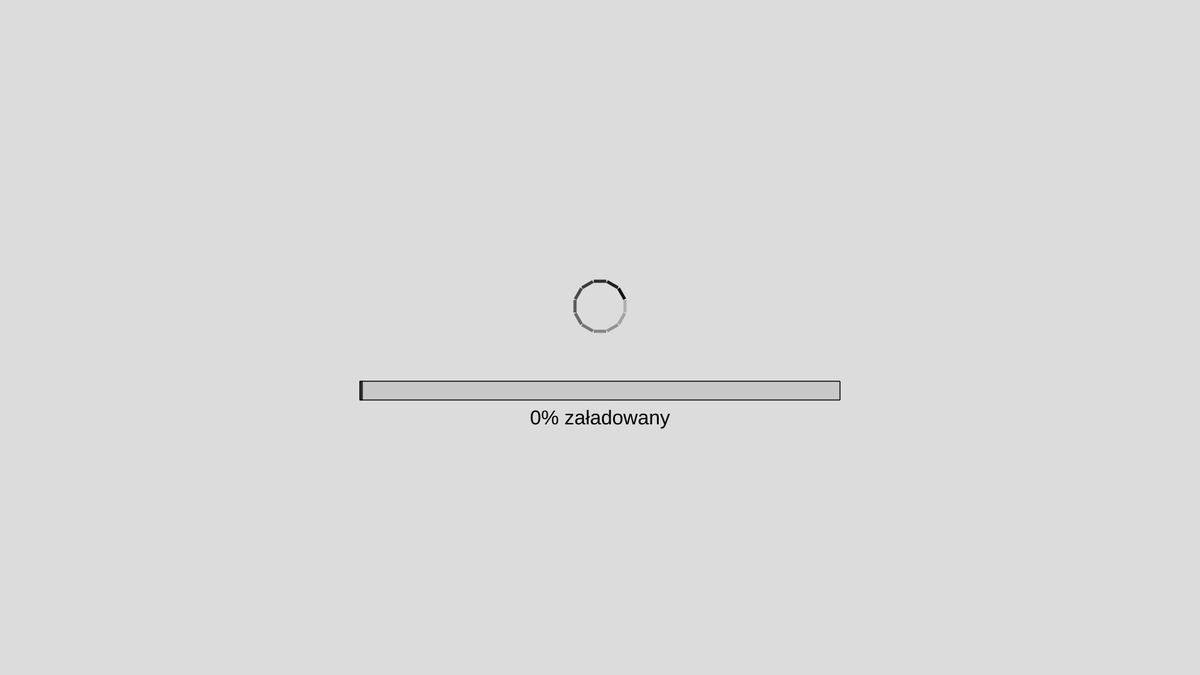
Frame 1 (no input)
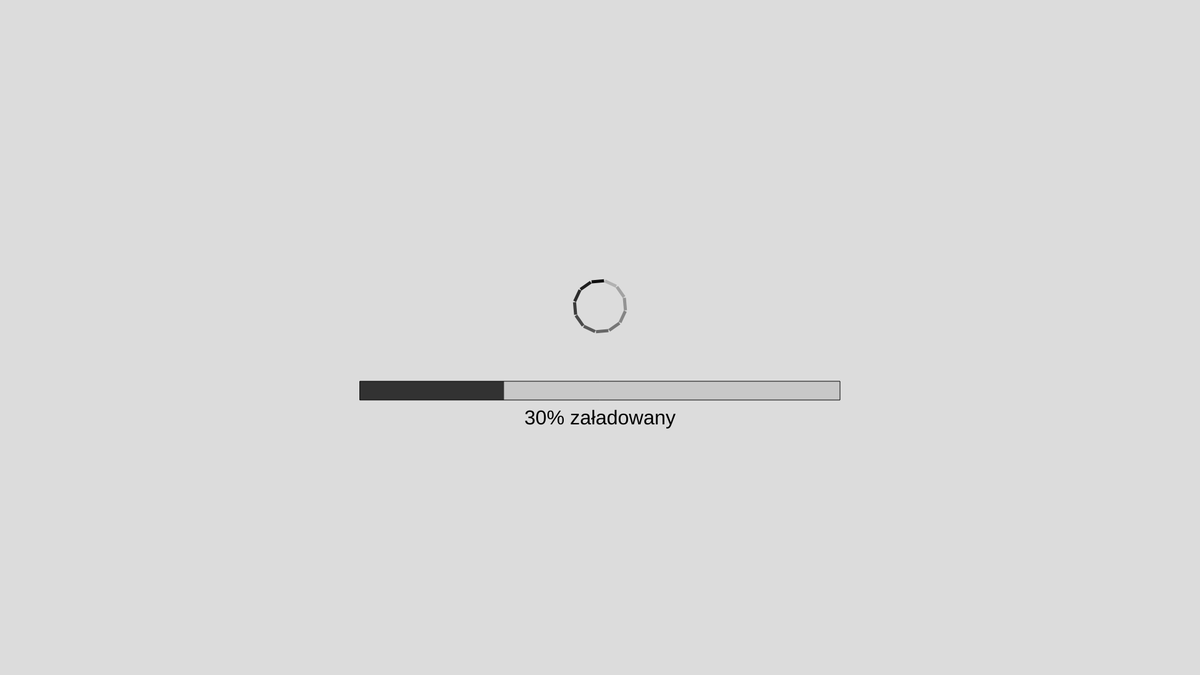
Frame 60 (no input)
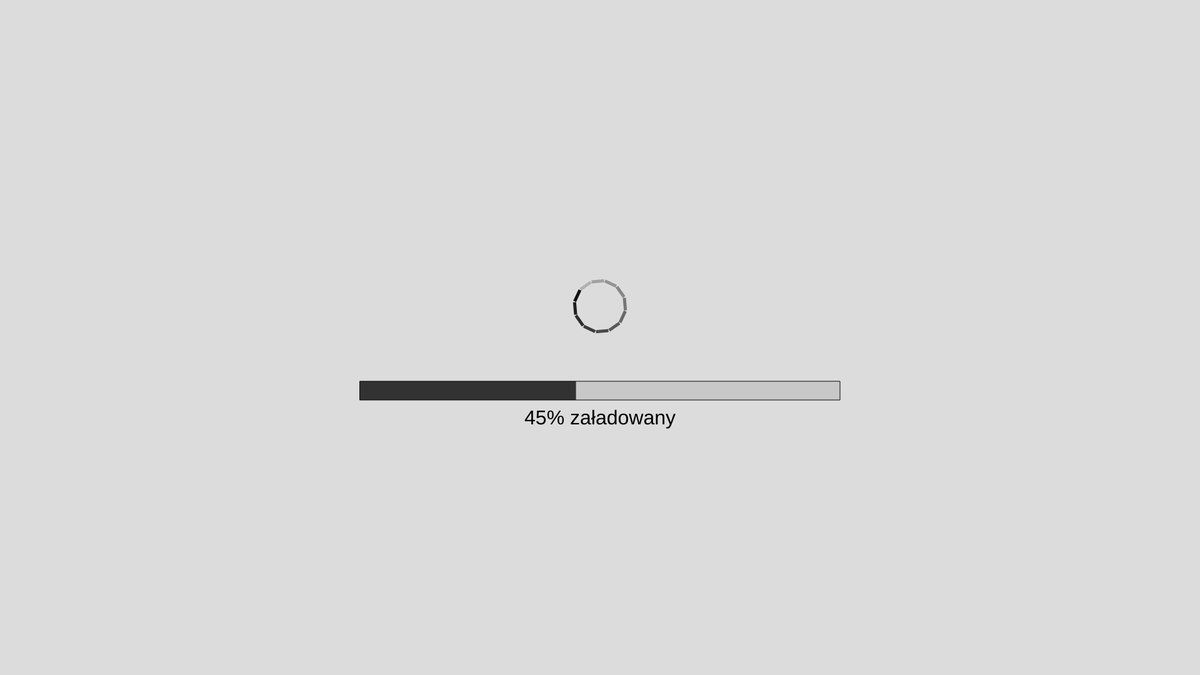
Frame 120 (the mouse pressed at the canvas centre since frame 60)

The p5.js sketch that drew these frames (run headless with seeded random() and noise() and a simulated clock; from frame 60 on, the mouse is pressed at the canvas centre):

// p5.js sketch
// ── sketch.js
let progress = 0; // Początkowy poziom postępu
let angle = 0; // Początkowy kąt dla animacji kropek
let delayCounter = 0; // Licznik do opóźnień
let showMessageCounter = 0; // Licznik do wyświetlenia wiadomości
let showMessage = false; // Flaga do kontrolowania wyświetlania wiadomości

function setup() {
  createCanvas(1920, 1080);
  frameRate(30); // Ustawienie szybkości klatek
  angleMode(DEGREES); // Ustawienie trybu kąta na stopnie
}

function draw() {
  background(220);
  
  // Aktualizacja postępu z opóźnieniami na 45%, 62% i 87%
  if (progress < 99) {
    if (progress === 45 || progress === 62 || progress === 87) {
      delayCounter++;
      if (delayCounter > 60) { // Opóźnienie na 2 sekundy (60 klatek)
        progress++;
        delayCounter = 0;
      }
    } else {
      progress += 0.5; // Zwiększenie postępu co 0.5 aby animacja trwała dłużej
    }
  } else {
    showMessageCounter++;
    if (showMessageCounter > 450) { // 450 klatek to 15 sekund przy 30 fps
      showMessage = true;
    }
  }

  // Rysowanie paska postępu
  drawProgressBar(progress);

  // Rysowanie animacji ładowania
  drawLoadingBars();
  
  // Rysowanie wiadomości jeśli minęło 15 sekund od osiągnięcia 99%
  if (showMessage) {
    drawErrorMessage();
  }
}

function drawProgressBar(progress) {
  let barWidth = width * 0.4; // Pasek postępu o długości 40% szerokości canvasu
  let barHeight = 30;
  let x = (width - barWidth) / 2;
  let y = height / 2 + 70;

  // Rysowanie tła paska
  fill(200);
  rect(x, y, barWidth, barHeight);
  
  // Rysowanie załadowanej części paska
  fill(50); // Ciemnoszary kolor
  rect(x, y, barWidth * (progress / 100), barHeight);

  // Ramka wokół paska
  noFill();
  stroke(0);
  rect(x, y, barWidth, barHeight);
  
  // Napis "% załadowany"
  fill(0);
  noStroke();
  textSize(32); // Zwiększenie rozmiaru tekstu
  textAlign(CENTER, CENTER);
  text(int(progress) + "% załadowany", width / 2, y + barHeight + 30);
}

function drawLoadingBars() {
  let barsCount = 12;
  let barLength = 20;
  let barThickness = 5;
  let x = width / 2;
  let y = height / 2 - 50;
  let radius = 40; // Promień okręgu dla kresek

  // Rysowanie kresek ładowania
  for (let i = 0; i < barsCount; i++) {
    let barAngle = angle + (360 / barsCount) * i;
    let barX = x + radius * cos(barAngle);
    let barY = y + radius * sin(barAngle);
    let alpha = map(i, 0, barsCount, 50, 255); // Gradient przezroczystości
    push();
    translate(barX, barY);
    rotate(barAngle);
    fill(0, alpha);
    noStroke();
    rect(-barThickness / 2, -barLength / 2, barThickness, barLength);
    pop();
  }

  angle += 5; // Obrót kresek
}

function drawErrorMessage() {
  fill(255, 0, 0); // Czerwony kolor tekstu
  textSize(32); // Rozmiar tekstu
  textAlign(CENTER, CENTER);
  text("Nie udało nam się zapisać twojego wniosku.", width / 2, height / 2 + 200); // Umieszczenie tekstu niżej
}
